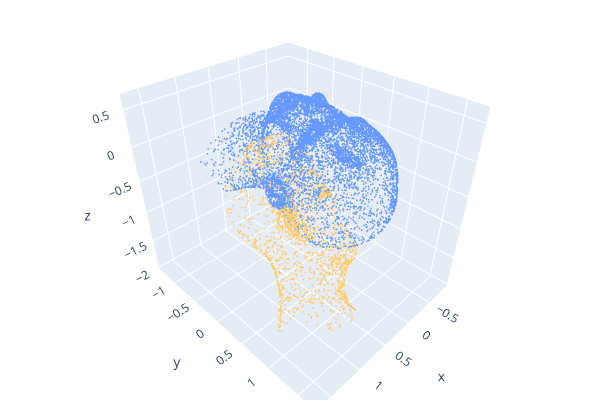

This figure's notebook cell:
### Markdown cell above
### Visualize ref and initial src

### Code cell
# visualization
ref_pcd = make_open3d_point_cloud(ref_points)
ref_pcd.estimate_normals()
ref_pcd.paint_uniform_color(get_color("custom_blue"))
src_pcd = make_open3d_point_cloud(src_points)
src_pcd.estimate_normals()
src_pcd.paint_uniform_color(get_color("custom_yellow"))
o3d.visualization.draw_plotly([ref_pcd, src_pcd])

### Figure 1 — Plotly figure (JSON) as saved in the notebook; plotly's stock layout.template omitted (floating-point values rounded to 4 significant figures; data arrays with more than 128 entries replaced by an {"elided": "..."} marker saying what was removed)
{"data": [{"marker": {"color": {"elided": "10788x3 float values"}, "size": 1}, "mode": "markers", "type": "scatter3d", "x": {"elided": "10788 float values"}, "y": {"elided": "10788 float values"}, "z": {"elided": "10788 float values"}}, {"marker": {"color": {"elided": "2057x3 float values"}, "size": 1}, "mode": "markers", "type": "scatter3d", "x": {"elided": "2057 float values"}, "y": {"elided": "2057 float values"}, "z": {"elided": "2057 float values"}}], "layout": {"height": 400, "margin": {"b": 0, "l": 0, "r": 0, "t": 0}, "scene": {"camera": {"center": {"x": 0, "y": 0, "z": 0}, "up": {"x": 0, "y": 0, "z": 1}}}, "showlegend": false, "width": 600}}
